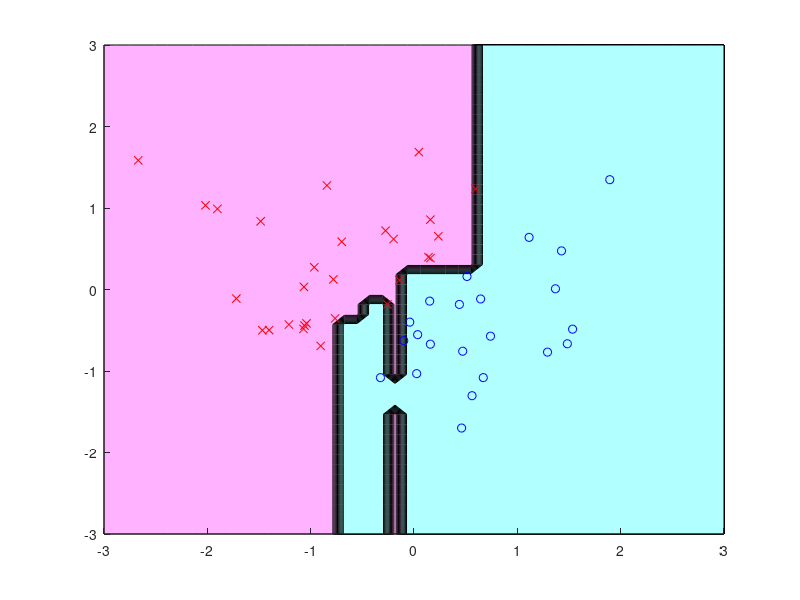

MATLAB code for this plot:
n=50; x=randn(n,2); y=2*(x(:,1)>x(:,2))-1; b=5000;
a=50; Y=zeros(a,a); yy=zeros(size(y)); w=ones(n,1)/n; 
X0=linspace(-3,3,a); [X(:,:,1) X(:,:,2)]=meshgrid(X0); 

for j=1:b
  wy=w.*y; d=ceil(2*rand); [xs,xi]=sort(x(:,d)); 
  el=cumsum(wy(xi)); eu=cumsum(wy(xi(end:-1:1)));
  e=eu(end-1:-1:1)-el(1:end-1);
  [em,ei]=max(abs(e)); c=mean(xs(ei:ei+1)); s=sign(e(ei));
  yh=sign(s*(x(:,d)-c)); R=w'*(1-yh.*y)/2; 
  t=log((1-R)/R)/2; yy=yy+yh*t; w=exp(-yy.*y); w=w/sum(w);
  Y=Y+sign(s*(X(:,:,d)-c))*t;
end

figure(1); clf; hold on; axis([-3 3 -3 3]);
colormap([1 0.7 1; 0.7 1 1]); contourf(X0,X0,sign(Y));
plot(x(y==1,1),x(y==1,2),'bo');
plot(x(y==-1,1),x(y==-1,2),'rx');
